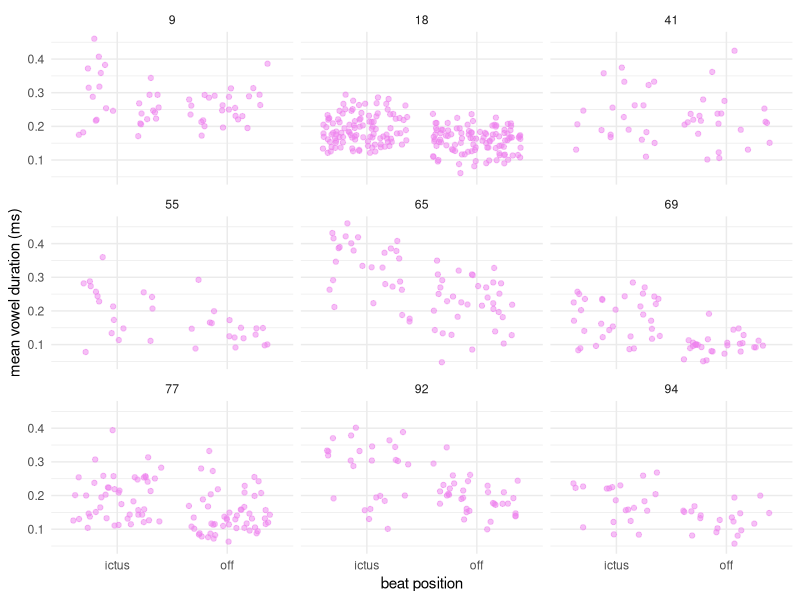
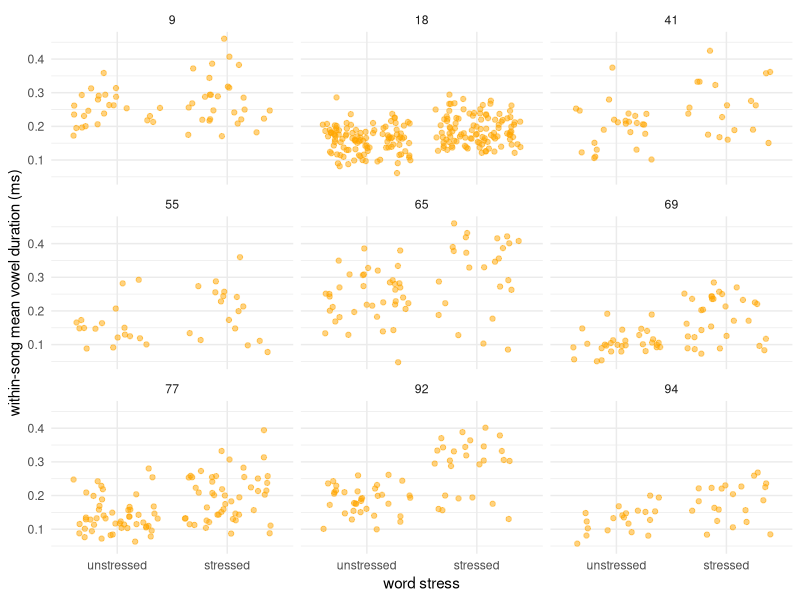
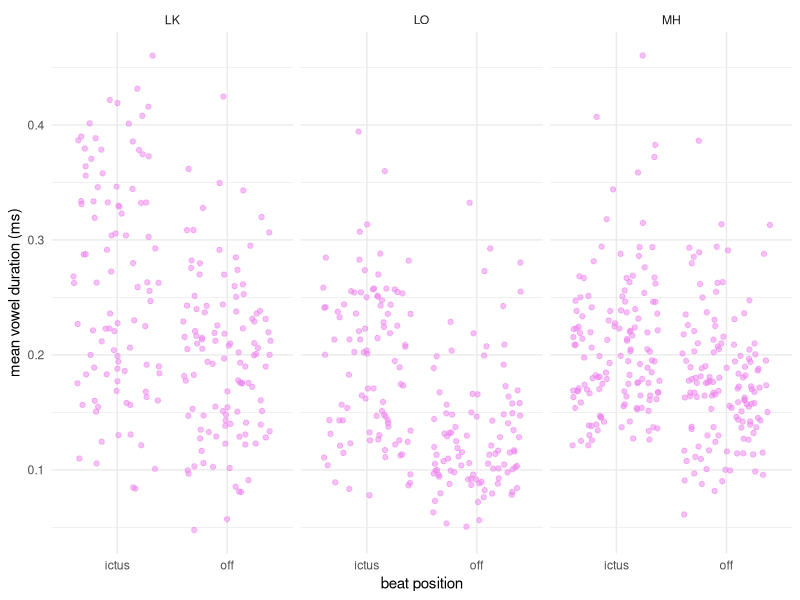
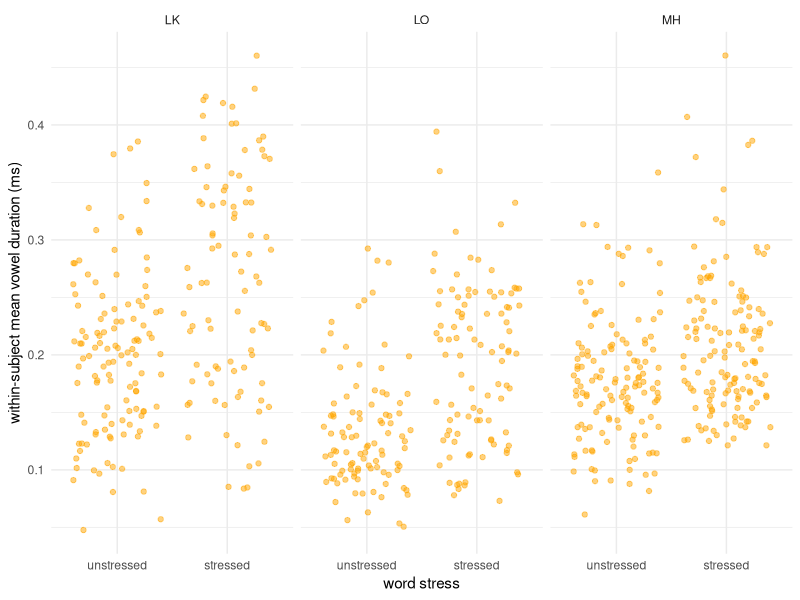
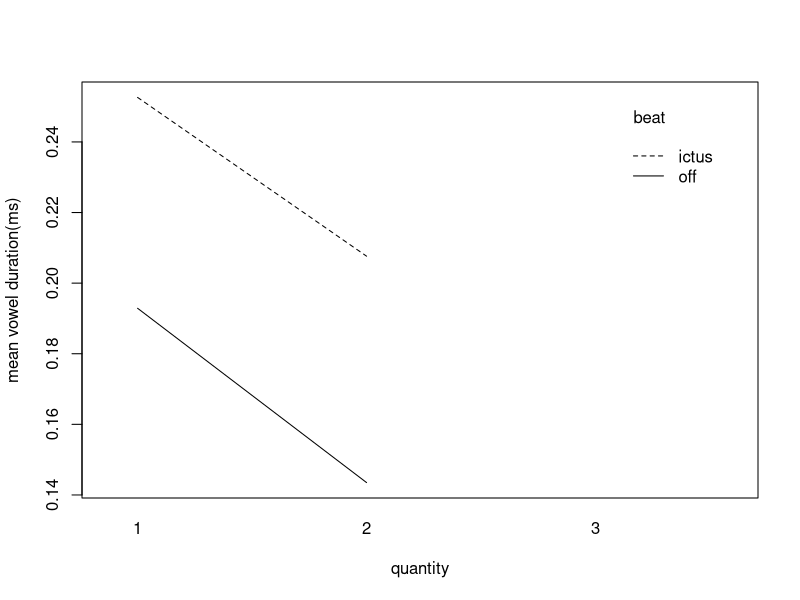
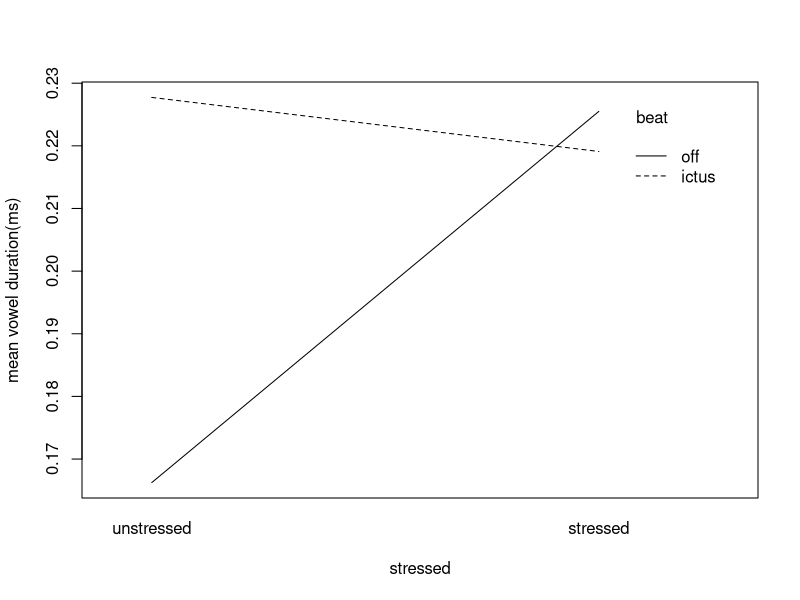
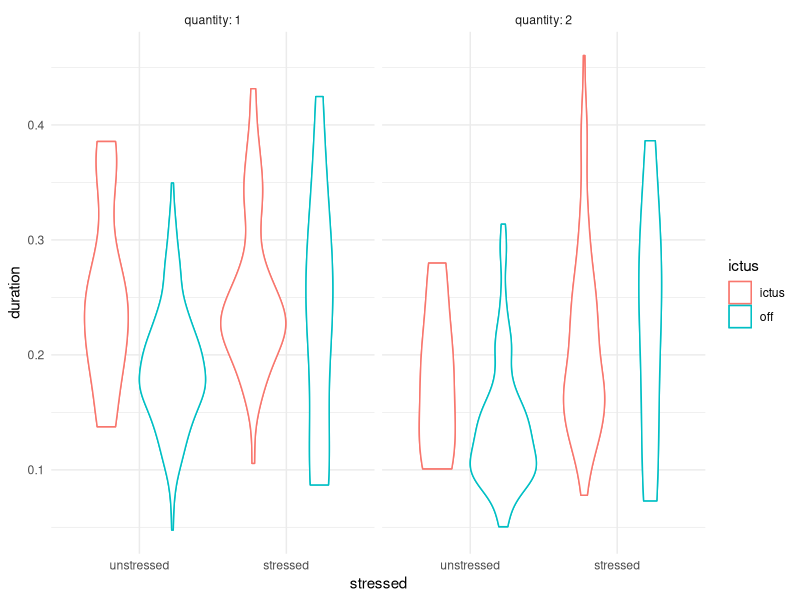
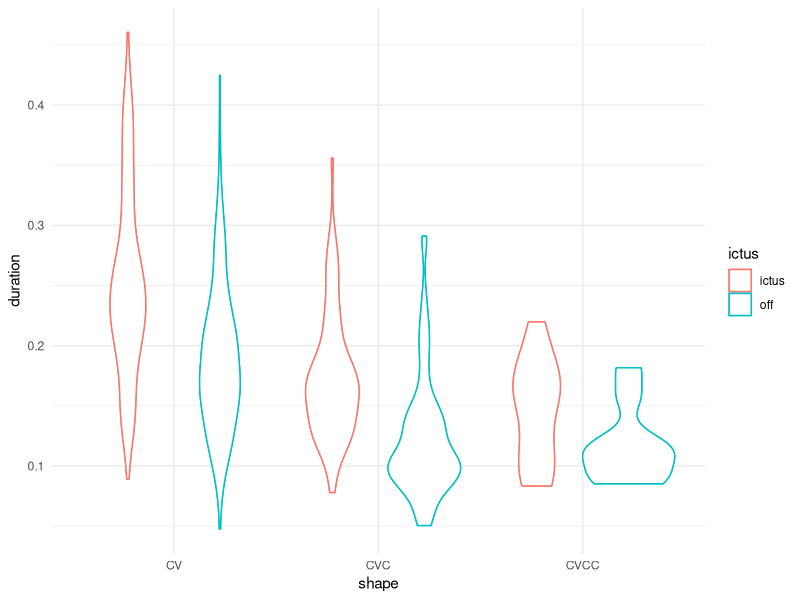

Reproduce these figures in R, in order.
## ---- chunk 1
library("lme4")
library("ggplot2")
library("broom")
library("dplyr")
data_df <- read.csv("vowel_master.csv", header= TRUE)


data_df$ictus <- as.factor(data_df$ictus)
data_df$stressed <- as.factor(data_df$stressed)
data_df$stressed <- recode_factor(data_df$stressed, "0" = "unstressed","1" = "stressed")
data_df$quantity <- as.factor(data_df$quantity)
data_df$shape <- as.factor(data_df$shape)
data_df$song <- as.factor(data_df$song)
data_df$word <- as.factor(data_df$word)
#head(data_df)

#to look at vowel duration in song-level and word-level prominence positions, I filter out only syllables of Q1 and Q2, and only those shapes which surface in both stressed and unstressed positions 
strictus_data <- filter(data_df, data_df$quantity!="3"& data_df$shape != "C")

#strictus_data <- filter(strictus_data, nchar(strictus_data$segment)==1)
strictus_data


## ---- chunk 2
ggplot(strictus_data,aes(ictus,duration)) + 
  geom_jitter(color = "violet", alpha = 0.5) +
  facet_wrap("song") +
  labs(x = "beat position", y = "mean vowel duration (ms)") + 
  theme_minimal()
ggsave("song_icK_dur.png")
  
ggplot(strictus_data,aes(stressed,duration)) + 
  geom_jitter(color = "orange", alpha = 0.5) +
  facet_wrap("song") + 
  labs(x = "word stress", y = "within-song mean vowel duration (ms)") + 
  theme_minimal()
ggsave("song_str_dur.png")

ggplot(strictus_data,aes(ictus,duration)) + 
  geom_jitter(color = "violet", alpha = 0.5) +
  facet_wrap("performer") + 
  labs(x = "beat position", y = "mean vowel duration (ms)") + 
  theme_minimal()
ggsave("perf_ick_dur.png")
ggplot(strictus_data,aes(stressed,duration)) + 
  geom_jitter(color = "orange", alpha = 0.5) +
  facet_wrap("performer") + 
  labs(x = "word stress", y = "within-subject mean vowel duration (ms)") + 
  theme_minimal()
ggsave("perf_str_dur.png")
## ---- chunk 3
interaction.plot(strictus_data$quantity,strictus_data$ictus,strictus_data$duration,xlab="quantity",ylab="mean vowel duration(ms)",trace.label = "beat")
## ---- chunk 4
interaction.plot(strictus_data$stressed,strictus_data$ictus,strictus_data$duration,xlab="stressed",ylab="mean vowel duration(ms)",trace.label = "beat")
## ---- chunk 5
ggplot(strictus_data,aes(x=stressed ,y=duration,color = ictus)) + 
  geom_violin() + stat_ydensity() + theme_minimal() +
  labs( xlab = "word stress" ,ylab = "vowel duration (ms)") + 
  facet_wrap("quantity", labeller = label_both)
  
ggsave("dur_density_qfac.png")


## ---- chunk 6

shape_df <- filter(strictus_data, strictus_data$shape != "VVC" & strictus_data$shape != "VVCC" & strictus_data$shape != "VV" & strictus_data$shape != "V")

ggplot(shape_df,aes(x=shape,y=duration, color = ictus)) +
geom_violin() + stat_ydensity() + theme_minimal() +
labs( xlab = "syllable shape" ,ylab = "vowel duration (ms)") 

ggsave("dur_shapeictus.png")
## ---- chunk 7
ggplot(shape_df,aes(x=shape,y=duration, color = stressed)) +
geom_violin() + stat_ydensity() + theme_minimal() +
labs( xlab = "syllable shape" ,ylab = "vowel duration (ms)") 

ggsave("dur_shapestress.png")
## ---- chunk 8
lindesignmod <- lmer(duration ~ ictus + stressed + quantity + ictus*stressed + quantity*ictus + (1|word) + (1|song) + (1|performer), data = strictus_data, REML = FALSE)
summary(lindesignmod)
## ---- chunk 9
hist(residuals(lindesignmod))
## ---- chunk 10
qqnorm(residuals(lindesignmod))
## ---- chunk 11
plot(lindesignmod)
## ---- chunk 12
linnullIntmod <- lmer(duration ~ (1|song) + (1|word) + (1|performer), data = strictus_data, REML = FALSE)
n1 <- summary(linnullIntmod)
print(n1)
## ---- chunk 13
comp2 <- anova(lindesignmod,linnullIntmod)
print(comp2)
